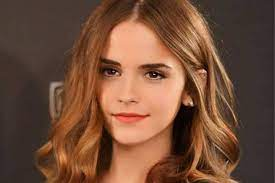
#> input picture test/example/EmmaTest.jpg, 275 x 183 px
$ python addImage.py
#> lines starting #> are read from the running program, lines starting #| are printed output that depends on the picture
#> further down, img is the input picture: shape (183, 275, 3); mean B, G, R 57, 77.2, 114.2
import os
import cv2

def writeNewTrainingImage(filepath, img):
#> called with filepath = 'src/../test/training'
    dimension = img.shape
#> dimension = (183, 275, 3)

    print(dimension)
#| (183, 275, 3)

    if dimension[0] > dimension[1]:
        newHeight = 256
        newWidth = int((256 / dimension[1]) * dimension[0])
    else:
        newWidth = 256
        newHeight = int((256 / dimension[0]) * dimension[1])
#> newHeight = 384

    print(newHeight, newWidth)
#| 384 256
    img = cv2.resize(img, (newHeight, newWidth))
#> img: shape (256, 384, 3)
    img = cv2.cvtColor(img, cv2.COLOR_BGR2GRAY)
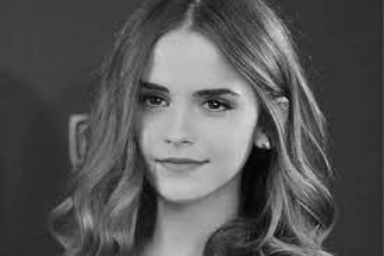
#> img: shape (256, 384); min 2, max 227, mean 85.9

    namafile = input("Masukkan nama subjek foto: ")
#> the answer given: ../test/example/EmmaTest.jpg
    namafile = namafile.title().replace(" ", "")

    i = 1
    while namafile + "_" + str(i) + ".jpg" in os.listdir(os.path.join(filepath)):
        i += 1

    namafile = namafile + "_" + str(i) + ".jpg"

    cv2.imwrite(os.path.join(filepath, namafile), img)


if __name__ == "__main__":
    currDir = os.path.dirname(os.path.realpath(__file__))
    img = cv2.imread(os.path.join(currDir, "../test/example/EmmaTest.jpg"))
    writeNewTrainingImage(os.path.join(currDir, "../test/training"), img)

$ run again, with test/example/AlvaroTest.jpg copied over test/example/EmmaTest.jpg
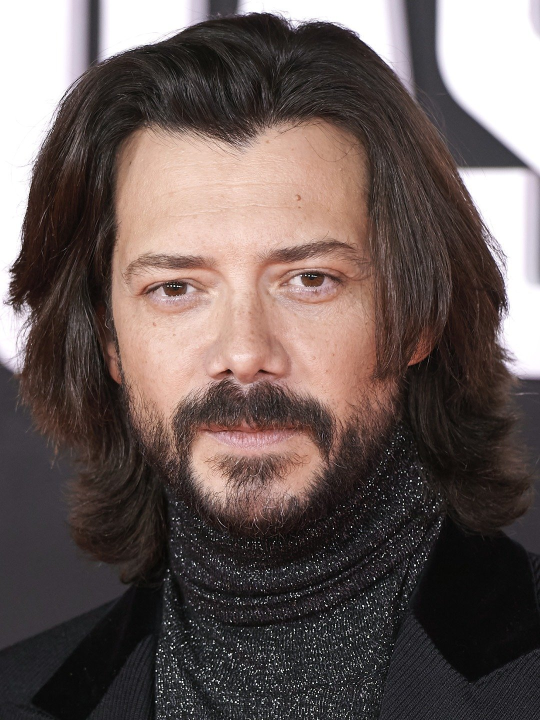
#> input picture test/example/AlvaroTest.jpg, 1080 x 1440 px (shown at 1/2 size)
#> img is the input picture: shape (1440, 1080, 3); mean B, G, R 87.4, 90.5, 104.2
#| (1440, 1080, 3)
#| 256 341
#> in writeNewTrainingImage, `img = cv2.resize(img, (newHeight, newWidth))`:
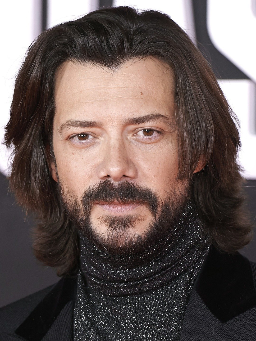
#> img: shape (341, 256, 3); mean of channels 0, 1, 2 87.3, 90.4, 104.1; drawn as B, G, R
#> in writeNewTrainingImage, `img = cv2.cvtColor(img, cv2.COLOR_BGR2GRAY)`:
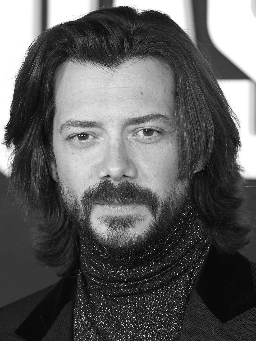
#> img: shape (341, 256); min 1, max 255, mean 94.1

$ run again, with test/example/DogTest.jpg copied over test/example/EmmaTest.jpg
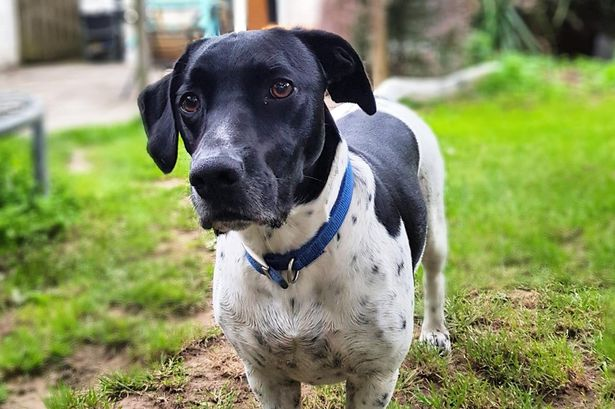
#> input picture test/example/DogTest.jpg, 615 x 409 px
#> img is the input picture: shape (409, 615, 3); mean B, G, R 96.9, 140.7, 131.8
#| (409, 615, 3)
#| 384 256
#> in writeNewTrainingImage, `img = cv2.resize(img, (newHeight, newWidth))`:
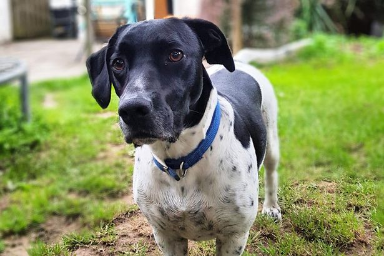
#> img: shape (256, 384, 3); mean of channels 0, 1, 2 96.7, 140.5, 131.7; drawn as B, G, R
#> in writeNewTrainingImage, `img = cv2.cvtColor(img, cv2.COLOR_BGR2GRAY)`:
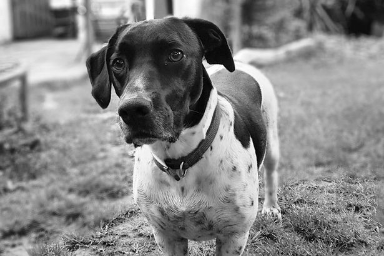
#> img: shape (256, 384); min 1, max 255, mean 132.9

$ run again, with test/example/PizzaTest.jpg copied over test/example/EmmaTest.jpg
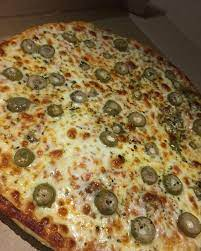
#> input picture test/example/PizzaTest.jpg, 201 x 251 px
#> img is the input picture: shape (251, 201, 3); mean B, G, R 68.6, 110.8, 135.8
#| (251, 201, 3)
#| 256 319
#> in writeNewTrainingImage, `img = cv2.resize(img, (newHeight, newWidth))`:
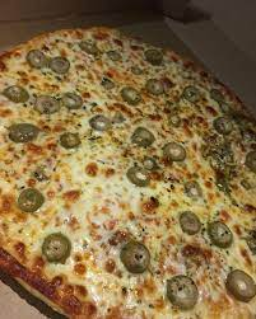
#> img: shape (319, 256, 3); mean of channels 0, 1, 2 68.4, 110.7, 135.7; drawn as B, G, R
#> in writeNewTrainingImage, `img = cv2.cvtColor(img, cv2.COLOR_BGR2GRAY)`:
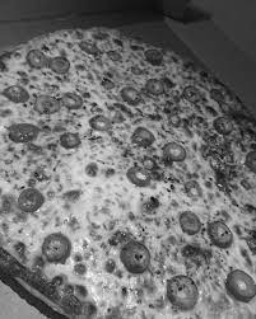
#> img: shape (319, 256); min 11, max 250, mean 113.4
